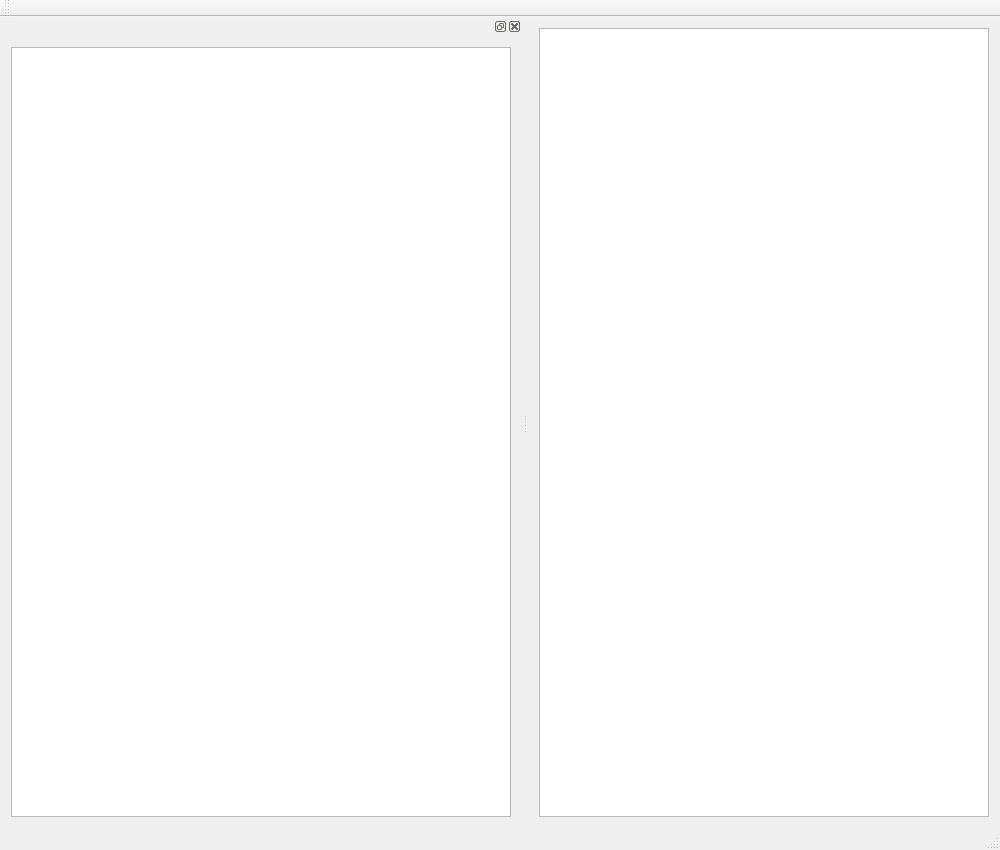
<?xml version="1.0" encoding="UTF-8"?>
<ui version="4.0">
 <class>QPropertyModelTestingClass</class>
 <widget class="QMainWindow" name="QPropertyModelTestingClass">
  <property name="geometry">
   <rect>
    <x>0</x>
    <y>0</y>
    <width>1000</width>
    <height>850</height>
   </rect>
  </property>
  <property name="windowTitle">
   <string>QPropertyModelTesting</string>
  </property>
  <widget class="QWidget" name="centralWidget">
   <layout class="QHBoxLayout" name="horizontalLayout_2">
    <item>
     <widget class="QGraphicsView" name="graphicsView">
      <property name="font">
       <font>
        <family>MS PGothic</family>
        <pointsize>6925</pointsize>
        <weight>75</weight>
        <italic>true</italic>
        <bold>true</bold>
       </font>
      </property>
      <property name="cursor" stdset="0">
       <cursorShape>ArrowCursor</cursorShape>
      </property>
      <property name="interactive">
       <bool>true</bool>
      </property>
     </widget>
    </item>
   </layout>
  </widget>
  <widget class="QMenuBar" name="menuBar">
   <property name="geometry">
    <rect>
     <x>0</x>
     <y>0</y>
     <width>1000</width>
     <height>21</height>
    </rect>
   </property>
  </widget>
  <widget class="QToolBar" name="mainToolBar">
   <attribute name="toolBarArea">
    <enum>TopToolBarArea</enum>
   </attribute>
   <attribute name="toolBarBreak">
    <bool>false</bool>
   </attribute>
  </widget>
  <widget class="QStatusBar" name="statusBar"/>
  <widget class="QDockWidget" name="dockWidget">
   <attribute name="dockWidgetArea">
    <number>1</number>
   </attribute>
   <widget class="QWidget" name="dockWidgetContents">
    <layout class="QHBoxLayout" name="horizontalLayout">
     <item>
      <widget class="QTreeView" name="treeView">
       <property name="minimumSize">
        <size>
         <width>500</width>
         <height>0</height>
        </size>
       </property>
      </widget>
     </item>
    </layout>
   </widget>
  </widget>
 </widget>
 <layoutdefault spacing="6" margin="11"/>
 <resources/>
 <connections/>
</ui>
